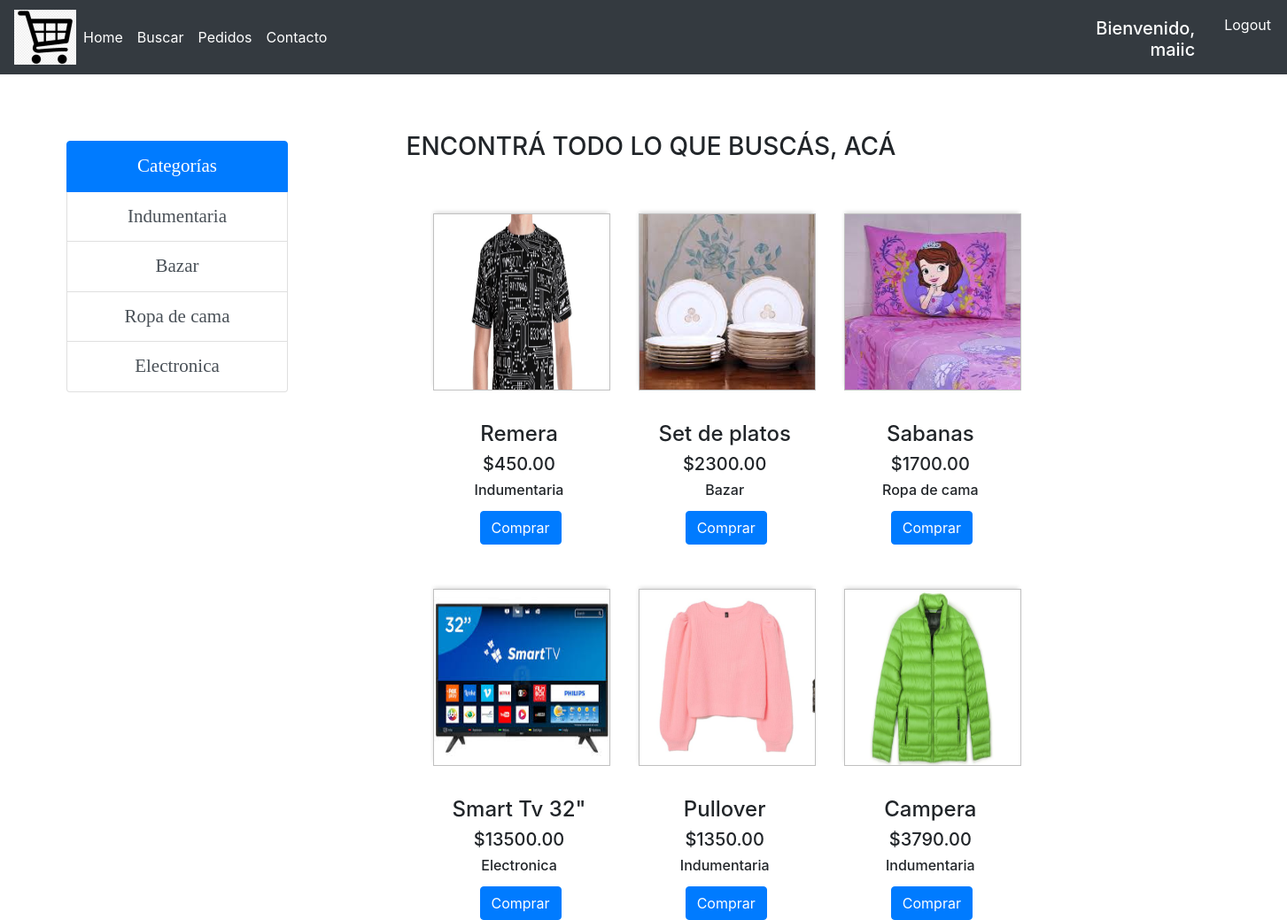
Screenshot of / (signed in) with the database file from the repository.
### blog/models.py (models this page shows, shortened)
class Categoria(models.Model):
    id_categoria = models.AutoField(primary_key=True)
    nombre = models.TextField()

class Producto(models.Model):
    nombre = models.CharField(max_length=50)
    imagen = models.ImageField(null=True, blank=True)
    precio = models.DecimalField(max_digits=8, decimal_places=2)
    descripcion = models.TextField()
    id_categoria = models.ForeignKey(Categoria, on_delete=models.CASCADE)
    @property
    def imagenURL(self):
        try:
            url= self.imagen.url
        except:
            url= ''
        return url

### blog/views.py (the view)
# urls.py: path('', views.home, name='home'),
@login_required
def home(request):
    productos = Producto.objects.all()
    categorias = Categoria.objects.all()
    context={'productos':productos, 'categorias':categorias}
    return render(request, 'blog/main.html',context)

### blog/templates/blog/main.html (shortened to what this page needs)
{% load static %}
<!DOCTYPE html>
<html>
<head>
	<link rel="stylesheet" href="https://stackpath.bootstrapcdn.com/bootstrap/4.3.1/css/bootstrap.min.css"
>
	<link rel="stylesheet" type="text/css" href="{% static '/css/main.css' %}">
<link rel="stylesheet"
	href="https://cdnjs.cloudflare.com/ajax/libs/animate.css/3.7.2/animate.min.css">
</head>
<body>
	{%  include 'blog/navbar.html' %}
	{% block content %}
	<div class="container">
		<div class="first-column">
  			<div class="row">
	    		<div class="col-md">
	      			<div class="list-group" id="list-cat">
  						<p class="list-group-item list-group-item-action active">
						    Categorías
						</p>
						{%for cat in categorias%}
						<a href="{% url 'producto_filtrado' pk=cat.id_categoria %}" class="list-group-item list-group-item-action">{{cat.nombre}}</a>
						{% endfor %}
					</div>
	    		</div>
	    	</div>
	    </div>
	    <div class="second-column ">
	    		<h3>ENCONTRÁ TODO LO QUE BUSCÁS, ACÁ</h3>
	    		<div class="row">
	    			{%for pro in productos%}
	    			<div class="col-md-4">
	    				<div class="product">
	    					<img src="{{pro.imagenURL}}" class="thumbnail">
	    					<h4>{{pro.nombre}}</h4>
	    					<h5>${{pro.precio}}</h5>
	    					<h6>{{pro.id_categoria.nombre}}</h6>
	    					<button data-product={{pro.id}} data-action="add" class="btn btn-primary add-btn update-cart" id="btn-comprar">Comprar</button>
	    				</div>
	    			</div>
	    			{% endfor %}
	    		</div>
		</div>
	</div>
	{% endblock %}
</body>
</html>

### blog/templates/blog/navbar.html (shortened to what this page needs)
{% load static %}
<nav class="navbar navbar-expand-lg navbar-dark bg-dark">
 <img src="{% static 'img/carrito.png' %}">
  <div class="collapse navbar-collapse" id="navbarNav">
    <div class="menu-princ">
      <ul class="navbar-nav">
        <li class="nav-item active">
          <a class="nav-link" href="{%url 'home'%}">Home</a>
        </li>
        <li class="nav-item active">
          <a class="nav-link" href="{%url 'producto'%}">Buscar</a>
        </li>
          <li class="nav-item active">
          <a class="nav-link" href="{%url 'pedido'%}">Pedidos</a>
        </li>
        <li class="nav-item active">
          <a class="nav-link" href="{%url 'contacto'%}">Contacto</a>
        </li>
      </ul>
    </div>
    <div class="menu-logout">
      <ul class="navbar-nav">
        <li class="nav-item active">
          <h5> Bienvenido, {{user.username}} </h5>
        </li>
        <li class="nav-item active">
          <a class="nav-link" href="{%url 'logout'%}">Logout</a>
        </li>
      </ul>
    </div>
  </div>
</nav>

### blog/static/css/main.css (style rules this page uses)
.menu-logout h5 { color: white; text-align: right; padding-right: 10px; padding-top: 7px; }
.menu-logout .navbar-nav { padding-left: 850px; }
h3 { margin-left: 0px; margin-top: 0px; }
h4, h5, h6 { margin-left: 10px; margin-right:15px; margin-top: 5px; text-align: center; }
.container { width: 100%; height: 600px; margin-top: 25px; display: inline-block; padding-top: 40px; padding-left: 30px; }
.container .first-column { width: 20%; height: 150px; float: left; font-family: calibri; color: black; font-size: 21px; text-align: center; display: inline-block; vertical-align: top; padding-left: 15px; padding-top: 10px; }
#list-cat { width: 250px; margin-left: 30px; }
.container .second-column { height: 100%; width: 70%; float: right; display: inline-block; margin-left: 0px; padding-left: 100px; }
.thumbnail { width: 200px; height: 200px; margin-top: 50px; margin-bottom: 30px; margin-left: 30px; margin-right: 30px; border: silver 1px solid; -webkit-box-shadow: -1px -3px 5px -2px rgba(214,214,214,1); -moz-box-shadow: -1px -3px 5px -2px rgba(214,214,214,1); box-shadow: -1px -3px 5px -2px rgba(214,214,214,1); }
.product { float: left; }
#btn-comprar { margin-left: 83px; margin-top: 5px; }

### rows the page displays
Categoria: nombre "Indumentaria"
Categoria: nombre "Bazar"
Categoria: nombre "Ropa de cama"
Categoria: nombre "Electronica"
Producto: imagenURL (picture), nombre "Remera", precio "450.00", id_categoria.nombre "Indumentaria"
Producto: imagenURL (picture), nombre "Set de platos", precio "2300.00", id_categoria.nombre "Bazar"
Producto: imagenURL (picture), nombre "Sabanas", precio "1700.00", id_categoria.nombre "Ropa de cama"
Producto: imagenURL (picture), nombre "Smart Tv 32\"", precio "13500.00", id_categoria.nombre "Electronica"
Producto: imagenURL (picture), nombre "Pullover", precio "1350.00", id_categoria.nombre "Indumentaria"
Producto: imagenURL (picture), nombre "Campera", precio "3790.00", id_categoria.nombre "Indumentaria"

### other values shown
{{ user.username }} "maiic"
